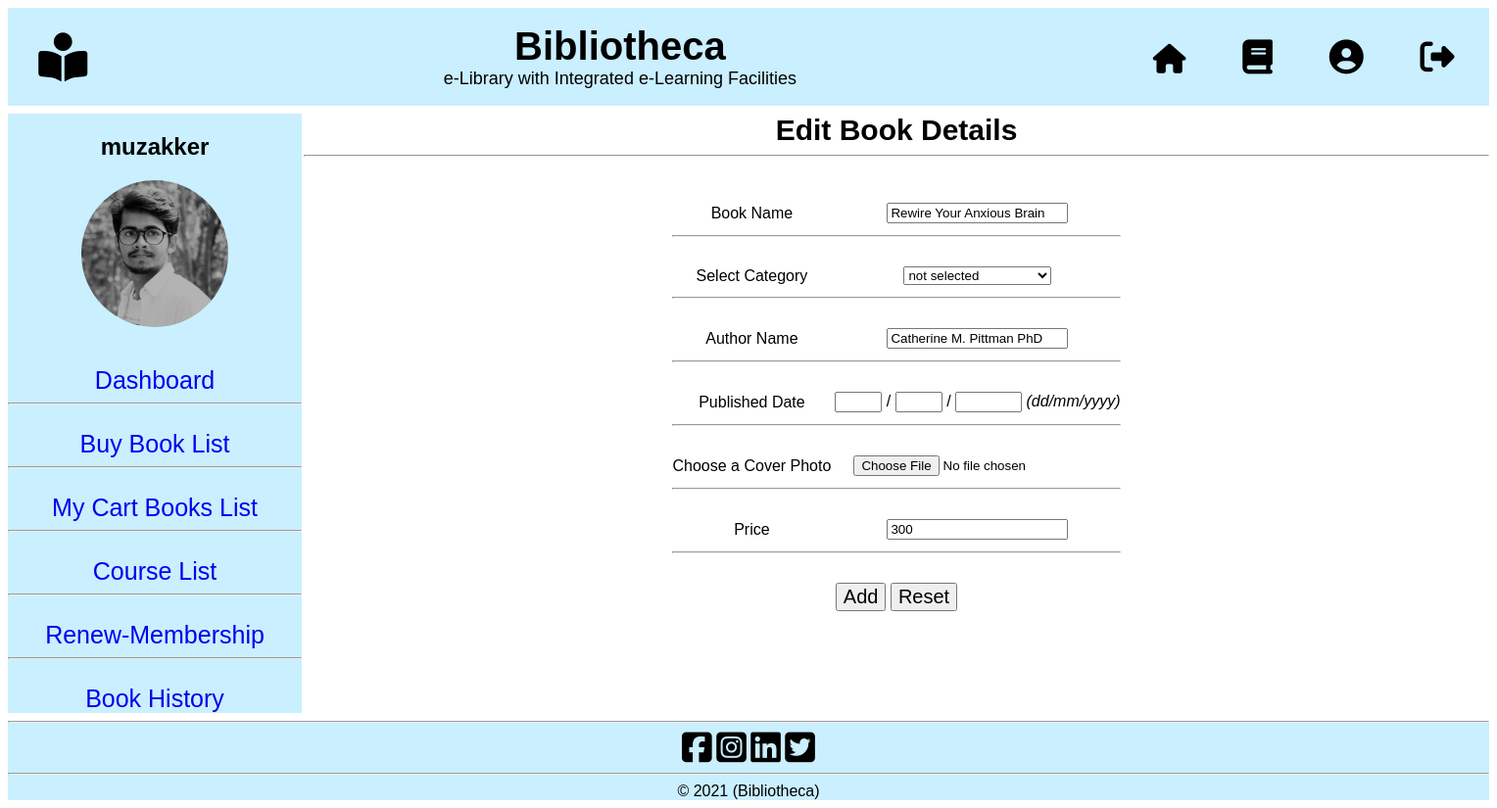
/Premium_User/view/editBook.php?bookID=101 (signed in), run on the app's committed database.
### tables this page shows
CREATE TABLE `user` (
  `id` int(5) NOT NULL,
  `username` varchar(15) NOT NULL,
  `password` varchar(20) NOT NULL,
  `fullname` varchar(30) NOT NULL,
  `gender` varchar(8) NOT NULL,
  `email` varchar(30) NOT NULL,
  `dob` date NOT NULL,
  `type` varchar(12) NOT NULL,
  `filename` varchar(100) NOT NULL
);

CREATE TABLE `book` (
  `bookID` int(5) NOT NULL,
  `bookname` varchar(100) NOT NULL,
  `category` varchar(15) NOT NULL,
  `author` varchar(30) NOT NULL,
  `published` date NOT NULL,
  `filename` varchar(100) NOT NULL,
  `price` int(6) NOT NULL
);

### model/userModel.php (called while the page is built, shortened)
<?php
    function getUserByName($username){
		$conn = getConnection();
		$sql = "select * from user where username='{$username}'";
		$result = mysqli_query($conn, $sql);
		$row = mysqli_fetch_assoc($result);
		return $row;
	}
?>

### model/bookModel.php (called while the page is built, shortened)
<?php
    function getBookByID($bookID){
		$conn = getConnection();
		$sql = "select * from book where bookID = '{$bookID}'";
		$result = mysqli_query($conn, $sql);
		$row = mysqli_fetch_assoc($result);
		return $row;
	}
?>

### Premium_User/view/editBook.php (the view, shortened to what this page needs)
<?php
	include('header.php');
    require_once('../../model/bookModel.php');
?>
<?php include('premiumNav.php')?>
<div style="display: grid; grid-template-columns: 1fr 1fr; padding-top: 0.5em;">
    <?php include('premiumSidePanel.php')?>
    <div id="main_content" style="background-color: white; width: 1210px; font-family: arial; align-items: center; text-align: center;">
        <span style="font-size: 30px;">
            <b> Edit Book Details </b>
        </span>
        <hr><br><br>
            <?php
                $bookID = $_GET['bookID'];
                $row = getBookByID($bookID);
            ?>
            <form method="post" action="../controller/editBookCheck.php?bookID=<?=$row['bookID']?>" enctype="multipart/form-data">
            <table align="center">
                <tr>
                    <td>
                        Book Name
                    </td>
                    <td>
                        <input type="text" name="bookname" value="<?=$row['bookname']?>">
                    </td>
                </tr>
                <tr>
                    <td colspan="3">
                        <hr><br>
                    </td>
                </tr>
                <tr>
                    <td>
                        Select Category
                    </td>
                    <td>
                        <select name="category" id="category">
                            <option value="" selected>not selected</option>
                        </select>
                    </td>
                </tr>
                <tr>
                    <td colspan="3">
                        <hr><br>
                    </td>
                </tr>
                <tr>
                    <td>
                        Author Name
                    </td>
                    <td><input type="text" name="author" value="<?=$row['author']?>"></td>
                </tr>
                <tr>
                    <td colspan="3">
                        <hr><br>
                    </td>
                </tr>
                <tr>
                    <td>
                        Published Date
                    </td>
                    <td><input type="number" name="dd" style="width:40px;" value=""> / <input type="number" name="mm" style="width:40px;" value="">	/ <input type="number" name="yyyy" style="width:60px;" value=""> <i>(dd/mm/yyyy)</i></td>
                </tr>
                <tr>
                    <td colspan="3">
                        <hr><br>
                    </td>
                </tr>
                <tr>
                    <td>
                        Choose a Cover Photo
                    </td>
                    <td><input type="file" name="picture" value="<?=$row['filename']?>"></td>
                </tr>
                <tr>
                    <td colspan="3">
                        <hr><br>
                    </td>
                </tr>
                <tr>
                    <td>
                        Price
                    </td>
                    <td><input type="number" name="price" value="<?=$row['price']?>"></td>
                </tr>
                <tr>
                    <td colspan="3">
                        <hr><br>
                    </td>
                </tr>
                <tr>
                    <td colspan="3">
                        <input type="submit" name="submit" value="Add" style="font-size: 20px;">
                        <input type="reset" value="Reset" style="font-size: 20px;">
                    </td>
                </tr>
            </table>
            </form>
    </div>
</div>

### Premium_User/view/premiumSidePanel.php
<?php
    require_once('../../model/userModel.php');
    $username = $_COOKIE['username'];
    $row = getUserByName($username);
?>
    <div id="side_panel" style="width: 300px; background-color:#caefff; font-family:Arial;" align="center">
        <h2><?php echo $_COOKIE['username']?></h2>
        <a href="accSetting.php">
            <img src="../../Admin/assets/images/<?php echo $row['filename'];?>" height="150px;" width="150px" alt="Profile Photo" style="border-radius:50%">
        </a>
        <br> <br> <br>
        <a href="premiumDashboard.php" style="text-decoration: none;">
            <span style="font-size:25px;">Dashboard</span>
        </a>
        <hr><br>
        <a href="buyBooksList.php" style="text-decoration: none;">
            <span style="font-size:25px">Buy Book List</span>
        </a>
         <hr><br>
        <a href="myCartBooks.php" style="text-decoration: none;">
            <span style="font-size:25px">My Cart Books List</span>
        </a>
        <hr><br>
        <a href="course.php" style="text-decoration: none;">
            <span style="font-size:25px">Course List</span>
        </a>
        <hr><br>
        <a href="Rms1.php" style="text-decoration: none;">
            <span style="font-size:25px">Renew-Membership</span>
        </a>
        <hr><br>
        <a href="inventory.php" style="text-decoration: none;">
            <span style="font-size:25px">Book History</span>
        </a>
    </div>

### data on the page
user: filename (picture)
book: bookname "Rewire Your Anxious Brain", author "Catherine M. Pittman PhD", price "300"

### other printed values
$_COOKIE['username'] "muzakker"
